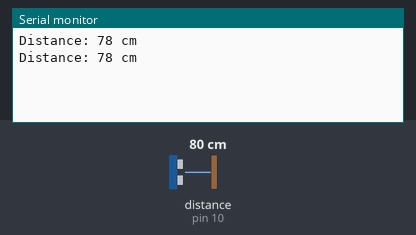
Simulated run of this sketch. Board: Arduino Uno, built with avr-gcc and run on an emulated ATmega328P. Parts: the last lines printed to the serial monitor. Wiring (inferred from the names in the program): ultrasonic range finder: trigger pin 9; echo pin 10. The inputs (shaded band) are chosen by the test bench; at power-on: distance to the obstacle (sensor on pin 10) 80 cm. The echo pulse lasts 58.3 µs per cm.

Above: at 1.8 s.
1.9 s: distance to the obstacle (sensor on pin 10) set to 2 cm
At 2.8 s:
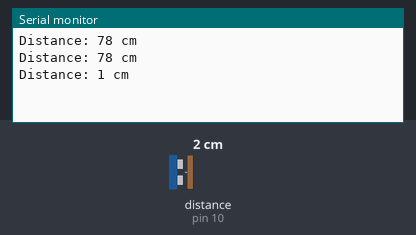
3.4 s: distance to the obstacle (sensor on pin 10) set to 4 cm
At 4.8 s:
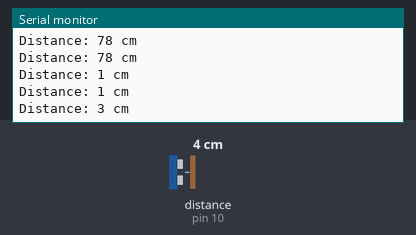
Timing chart, 0 to 6.4 s (numbered marks = the images above; inputs shaded):
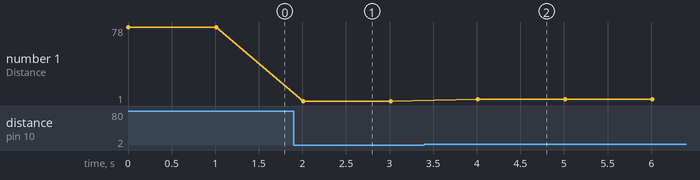

Measured:
- after the input at 1.9 s, the serial monitor: prints a new line after 0.11 s (image 1)
- after the input at 3.4 s, the serial monitor: prints a new line after 0.61 s (image 2)
- plotted number 1: 78 → 1 after the input at 1.9 s, 1 → 3 after the input at 3.4 s

The sketch:

ulrasonik.ino
```cpp
// Definisi pin untuk sensor ultrasonik
const int trigPin = 9;
const int echoPin = 10;

// Variabel untuk menyimpan durasi dan jarak
long duration;
int distance;

void setup() {
  // Mulai komunikasi serial
  Serial.begin(9600);

  // Atur pin mode
  pinMode(trigPin, OUTPUT);
  pinMode(echoPin, INPUT);
}

void loop() {
  // Bersihkan pin trigPin
  digitalWrite(trigPin, LOW);
  delayMicroseconds(2);

  // Set trigPin ke HIGH state selama 10 mikrodetik
  digitalWrite(trigPin, HIGH);
  delayMicroseconds(10);
  digitalWrite(trigPin, LOW);

  // Baca durasi pulsa pada echoPin
  duration = pulseIn(echoPin, HIGH);

  // Menghitung jarak
  distance = duration * 0.034 / 2;  // Kecepatan suara pada udara 0.034 cm/us

  // Cetak jarak ke Serial Monitor
  Serial.print("Distance: ");
  Serial.print(distance);
  Serial.println(" cm");

  delay(1000);  // Jeda satu detik antar pembacaan
}
```
